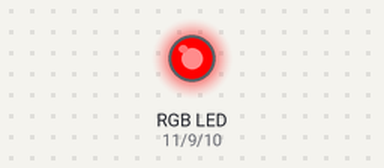
Bench run of a sketch on a simulated Arduino Uno, built with avr-gcc and run on an emulated ATmega328P. Shown: an RGB LED mixed from three pins (HIGH = lit). Dim RGB values are drawn brighter than linear.

Above: at 0.05 s.
At 1.5 s:
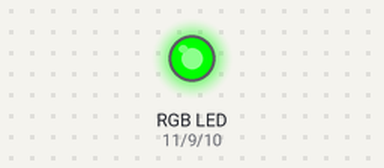
At 2.95 s:
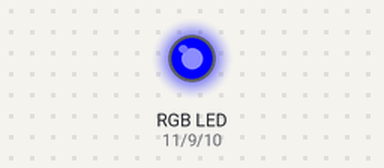
At 3.7 s:
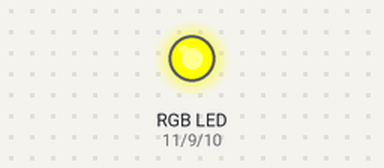
At 4.45 s:
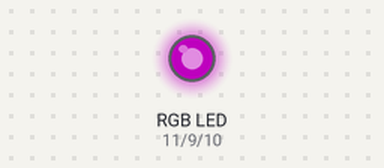
At 5.95 s:
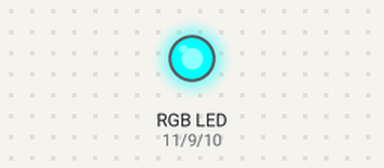
Timing chart, 0 to 7.8 s (numbered marks = the images above):
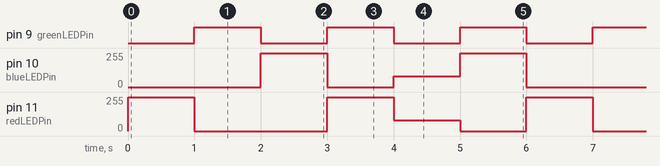

The sketch:

colour-mixer.ino
```cpp
const int greenLEDPin = 9;
const int redLEDPin = 11;
const int blueLEDPin = 10;

const int redSensorPin = A0;
const int greenSensorPin = A1;
const int blueSensorPin = A2;

int redValue = 255;
int greenValue = 204;
int blueValue = 229;

/*
int redSensorValue = 0;
int greenSensorValue = 0;
int blueSensorValue = 0;
*/

void setup() {
  Serial.begin(9600);

  pinMode(greenLEDPin, OUTPUT);
  pinMode(redLEDPin, OUTPUT);
  pinMode(blueLEDPin, OUTPUT);
}

void loop() {
  setColor(255, 0, 0);  // red
  delay(1000);
  setColor(0, 255, 0);  // green
  delay(1000);
  setColor(0, 0, 255);  // blue
  delay(1000);
  setColor(255, 255, 0);// yellow
  delay(1000);
  setColor(80, 0, 80);  // purple
  delay(1000);
  setColor(0, 255, 255);// aqua
  delay(1000);
}

void setColor(int red, int green, int blue)
{
  #ifdef COMMON_ANODE
    red = 255 - red;
    green = 255 - green;
    blue = 255 - blue;
  #endif
  analogWrite(redLEDPin, red);
  analogWrite(greenLEDPin, green);
  analogWrite(blueLEDPin, blue);
}
```

Measured:
- by itself, pin 9 (greenLEDPin): alternates HIGH for 1.0 s and LOW for 1.0 s
- by itself, pin 10 (blueLEDPin): repeats every 6.0 s: 0/255 1.0 s, 80/255 1.0 s, 255/255 1.0 s, 0/255 2.0 s, 255/255 1.0 s
- by itself, pin 11 (redLEDPin): repeats every 6.0 s: 0/255 2.0 s, 255/255 1.0 s, 80/255 1.0 s, 0/255 1.0 s, 255/255 1.0 s
